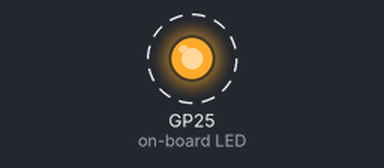
Simulated run of this program. Board: Raspberry Pi Pico running MicroPython. Shown: output pins drawn as LEDs (lit = HIGH). Dashed ring = blinking. At 2.3 s the program stops and its outputs stay as they are.

Above: at 0.05 s.
Timing chart, 0 to 3.0 s (numbered marks = the images above):
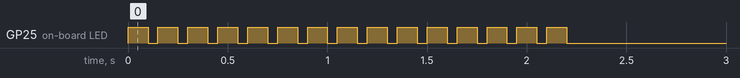

Measured:
- by itself, GP25 (on-board LED): alternates HIGH for 0.10 s and LOW for 0.05 s, 30 changes in all, then stays LOW

The program:

blinker.py
```python
from machine import Pin
from utime import sleep

class blinker:
    def __init__(self,pin):
        self.pin = Pin(pin,Pin.OUT)

    def pattern(self,blinks,ont,offt):
        count=0
        while count < blinks:
            count += 1
            self.pin.on()
            sleep(ont)
            self.pin.off()
            sleep(offt)

class disable:
    def __init__(self,pin):
        self.pin = Pin(pin,Pin.OUT)

    def pattern(self,blinks,ont,offt):
        pass

if __name__ =="__main__":
    light = blinker(25)
    light.pattern(15,.1,.05)
```
